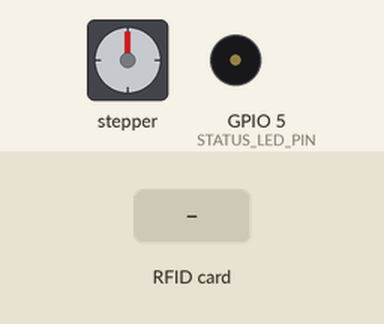
Recording of a sketch running on a simulated ESP8266 (NodeMCU). Parts: stepper motor, buzzer (waves = sounding). Wiring (inferred from the names in the program): stepper motor (2048 steps per turn assumed): coils GPIO 0, GPIO 2, GPIO 15, GPIO 3. The test bench sets the inputs (shaded band). WiFi joins after 1.5 s; servers stay silent unless stated; uploads are accepted with an empty reply; what the sketch prints to the serial monitor is not drawn.

Above: at 3.0 s.
3.1 s: RFID card 5E 7A 19 C4 held to the reader
At 3.46 s:
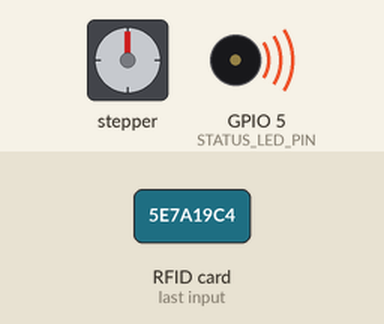
Timing chart, 0 to 6.1 s (numbered marks = the images above; inputs shaded):
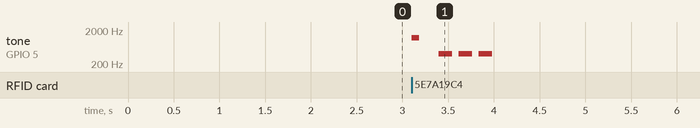

The sketch:

FitGate.ino
```cpp
#include <ESP8266WiFi.h>
#include <ESP8266HTTPClient.h>
#include <ArduinoJson.h>
#include <SPI.h>
#include <MFRC522.h>
#include <Stepper.h>

// ===================== CONFIG =====================
const char* ssid = "iPhone";
const char* password = "tulsaking";
const char* firebaseUrlVerify = "https://europe-west1-fitgate-iot.cloudfunctions.net/verifyLockerAccess";
const char* firebaseUrlComplete = "https://europe-west1-fitgate-iot.cloudfunctions.net/completeLockerRequest";
const char* firebaseUrlHealth = "https://europe-west1-fitgate-iot.cloudfunctions.net/healthCheck";
const char* firestoreListUrl = "https://firestore.googleapis.com/v1/projects/fitgate-iot/databases/(default)/documents/lockerOpenRequests?pageSize=5&orderBy=requestedAt%20desc";
const char* LOCKER_ID = "2FGYXSAkk3ip944zwzGs";

// RC522: SS na D2, RST na 3V3
#define RC522_SS_PIN   4      // D2 GPIO4
#define RC522_RST_PIN  -1     // RST na 3V3

// LED + buzzer
#define STATUS_LED_PIN 5   // D1
#define BUZZER_PIN     5      // D1 GPIO5

// STEPPER (ULN2003) - BEZ TX, BEZ SPI konflikta
// IN1 -> D3 (GPIO0)
// IN2 -> D4 (GPIO2)
// IN3 -> D8 (GPIO15)
// IN4 -> RX (GPIO3)
#define ST_IN1 0              // D3
#define ST_IN2 2              // D4
#define ST_IN3 15             // D8
#define ST_IN4 3              // RX

const int STEPS_PER_REV = 2048;
const int MOTOR_RPM = 8;
const int UNLOCK_STEPS = 512;

const unsigned long POLL_INTERVAL_MS = 8000;
const unsigned long WIFI_RETRY_MS = 8000;
const unsigned long OPEN_HOLD_MS = 5000;
const unsigned long HTTP_TIMEOUT_MS = 5000;
const unsigned long RFID_RESET_INTERVAL_MS = 30000;

MFRC522 rfid(RC522_SS_PIN, RC522_RST_PIN);
WiFiClientSecure client;
Stepper stepperMotor(STEPS_PER_REV, ST_IN1, ST_IN3, ST_IN2, ST_IN4);

enum class LockerState : uint8_t { IDLE = 0, OPENING, HOLD_OPEN, CLOSING };
LockerState lockerState = LockerState::IDLE;

bool requestInProgress = false;
String lastHandledRequestId = "";
unsigned long stateStartedMs = 0, lastPollMs = 0, lastWiFiAttemptMs = 0, lastRfidResetMs = 0;

// ===================== UTIL =====================
String uidToHexUpper(const MFRC522::Uid &uid) {
  String s;
  s.reserve(uid.size * 2);
  for (byte i = 0; i < uid.size; i++) {
    if (uid.uidByte[i] < 0x10) s += "0";
    s += String(uid.uidByte[i], HEX);
  }
  s.toUpperCase();
  return s;
}

const bool LED_ACTIVE_LOW = true; // stavi false ako prevežeš LED da bude normalna (active-HIGH)

void ledOn()  { digitalWrite(STATUS_LED_PIN, LED_ACTIVE_LOW ? LOW  : HIGH); }
void ledOff() { digitalWrite(STATUS_LED_PIN, LED_ACTIVE_LOW ? HIGH : LOW ); }

// ===================== HTTP =====================
int httpRequest(const char* url, const String& payload = "", bool isPost = false) {
  if (WiFi.status() != WL_CONNECTED) return 0;
  HTTPClient http;
  http.begin(client, url);
  http.setTimeout(HTTP_TIMEOUT_MS);
  if (isPost) http.addHeader("Content-Type", "application/json");
  int code = isPost ? http.POST(payload) : http.GET();
  http.end();
  return code;
}

String httpPostString(const char* url, const String& payload) {
  if (WiFi.status() != WL_CONNECTED) return "";
  HTTPClient http;
  http.begin(client, url);
  http.setTimeout(HTTP_TIMEOUT_MS);
  http.addHeader("Content-Type", "application/json");
  int code = http.POST(payload);
  String response = (code == 200) ? http.getString() : "";
  http.end();
  return response;
}

String httpGetString(const char* url) {
  if (WiFi.status() != WL_CONNECTED) return "";
  HTTPClient http;
  http.begin(client, url);
  http.setTimeout(HTTP_TIMEOUT_MS);
  int code = http.GET();
  String response = (code == 200) ? http.getString() : "";
  http.end();
  return response;
}

// ===================== FIREBASE =====================
bool verifyAccess(const String &cardId) {
  StaticJsonDocument<200> doc;
  doc["cardId"] = cardId;
  doc["lockerId"] = LOCKER_ID;

  String payload;
  serializeJson(doc, payload);

  String response = httpPostString(firebaseUrlVerify, payload);
  if (response.length() == 0) return false;

  StaticJsonDocument<512> resp;
  if (deserializeJson(resp, response) == DeserializationError::Ok) {
    bool authorized = resp["authorized"] | false;
    Serial.print("[API] ");
    Serial.println(authorized ? "YES" : "NO");
    return authorized;
  }
  return false;
}

void markLockerRequestCompleted(const String &requestId) {
  String payload = "{\"requestId\":\"" + requestId + "\"}";
  if (httpRequest(firebaseUrlComplete, payload, true) == 200) {
    Serial.println("[API] completed");
  }
}

// ===================== LOCKER =====================
void startUnlockSequence() {
  if (requestInProgress) return;
  requestInProgress = true;
  lockerState = LockerState::OPENING;
  stateStartedMs = millis();

  ledOn();
  tone(BUZZER_PIN, 1800, 120);
  unsigned long start = millis();
  while (millis() - start < 140) yield();

  Serial.println(">>> ACCESS GRANTED <<<");
}

void startDenySequence() {
  Serial.println(">>> ACCESS DENIED <<<");
  for (int i = 0; i < 3; i++) {
    tone(BUZZER_PIN, 400, 150);
    unsigned long start = millis();
    while (millis() - start < 220) yield();
  }
  for (int i = 0; i < 5; i++) {
    ledOn();
    unsigned long start = millis();
    while (millis() - start < 120) yield();
    ledOff();
    start = millis();
    while (millis() - start < 120) yield();
  }
}

void motorRelease() {
  digitalWrite(ST_IN1, LOW);
  digitalWrite(ST_IN2, LOW);
  digitalWrite(ST_IN3, LOW);
  digitalWrite(ST_IN4, LOW);
}

void motorStep(int steps) {
  stepperMotor.setSpeed(MOTOR_RPM);

  int dir = (steps >= 0) ? 1 : -1;
  int count = abs(steps);

  for (int i = 0; i < count; i++) {
    stepperMotor.step(dir); // 1 korak
    yield();                // sprijeci WDT reset
    ESP.wdtFeed();
  }

  motorRelease();
}


void tickLockerStateMachine() {
  unsigned long now = millis();
  switch (lockerState) {
    case LockerState::IDLE: return;

    case LockerState::OPENING:
      motorStep(+UNLOCK_STEPS);
      lockerState = LockerState::HOLD_OPEN;
      stateStartedMs = now;
      return;

    case LockerState::HOLD_OPEN:
      if (now - stateStartedMs >= OPEN_HOLD_MS) {
        lockerState = LockerState::CLOSING;
        stateStartedMs = now;
      }
      return;

    case LockerState::CLOSING:
      motorStep(-UNLOCK_STEPS);
      ledOff();
      lockerState = LockerState::IDLE;
      requestInProgress = false;

      // PATCH: nakon motora “osvježi” RFID (pomaže u praksi)
      SPI.begin();
      rfid.PCD_Init();
      rfid.PCD_StopCrypto1();

      Serial.println(">>> DONE <<<");
      return;
  }
}

// ===================== POLLING =====================
void pollLockerOpenRequests() {
  if (WiFi.status() != WL_CONNECTED || requestInProgress) return;

  String response = httpGetString(firestoreListUrl);
  if (response.length() == 0) return;

  StaticJsonDocument<4096> doc;
  if (deserializeJson(doc, response) != DeserializationError::Ok) return;

  for (JsonObject d : doc["documents"].as<JsonArray>()) {
    if ((String)d["fields"]["lockerId"]["stringValue"] != LOCKER_ID) continue;
    if ((String)d["fields"]["status"]["stringValue"] != "pending") continue;

    String docName = d["name"].as<String>();
    int lastSlash = docName.lastIndexOf('/');
    String requestId = lastSlash >= 0 ? docName.substring(lastSlash + 1) : "";

    if (requestId.length() == 0 || requestId == lastHandledRequestId) continue;

    lastHandledRequestId = requestId;
    Serial.println("[API] open request");

    markLockerRequestCompleted(requestId);
    startUnlockSequence();
    break;
  }
}

// ===================== WIFI =====================
void ensureWiFiConnected() {
  if (WiFi.status() == WL_CONNECTED) return;
  unsigned long now = millis();
  if (now - lastWiFiAttemptMs < WIFI_RETRY_MS) return;
  lastWiFiAttemptMs = now;
  WiFi.begin(ssid, password);
}

// ===================== RFID =====================
void resetRfidIfNeeded() {
  unsigned long now = millis();
  if (now - lastRfidResetMs < RFID_RESET_INTERVAL_MS) return;
  lastRfidResetMs = now;
  rfid.PCD_Init();
  yield();
}

// ===================== SETUP =====================
void setup() {
  Serial.begin(9600);
  delay(50);


  pinMode(STATUS_LED_PIN, OUTPUT);
  pinMode(BUZZER_PIN, OUTPUT);
  ledOff();

  pinMode(ST_IN1, OUTPUT);
  pinMode(ST_IN2, OUTPUT);
  pinMode(ST_IN3, OUTPUT);
  pinMode(ST_IN4, OUTPUT);
  motorRelease();

  SPI.begin();
  rfid.PCD_Init();

  client.setInsecure();
  client.setTimeout(HTTP_TIMEOUT_MS);

  Serial.println("Connecting to WiFi...");
  WiFi.begin(ssid, password);
  for (int i = 0; i < 20 && WiFi.status() != WL_CONNECTED; i++) {
    delay(300);
    Serial.print(".");
    ESP.wdtFeed();
  }

  if (WiFi.status() == WL_CONNECTED) {
    Serial.print("\nWiFi: ");
    Serial.println(WiFi.localIP());
    if (httpRequest(firebaseUrlHealth) == 200) Serial.println("Firebase OK");
  } else {
    Serial.println("\n[WiFi] retry in loop");
  }

  Serial.println("Ready...");
  lastRfidResetMs = millis();
}

// ===================== LOOP =====================
void loop() {
  ESP.wdtFeed();

  ensureWiFiConnected();
  tickLockerStateMachine();
  resetRfidIfNeeded();

  if (!requestInProgress && rfid.PICC_IsNewCardPresent() && rfid.PICC_ReadCardSerial()) {
    String cardId = uidToHexUpper(rfid.uid);

    tone(BUZZER_PIN, 1200, 80);
    unsigned long start = millis();
    while (millis() - start < 90) yield();

    Serial.print("[RFID] Kartica: ");
    Serial.println(cardId);

    bool authorized = verifyAccess(cardId);
    if (authorized) startUnlockSequence();
    else startDenySequence();

    rfid.PICC_HaltA();
    rfid.PCD_StopCrypto1();

    start = millis();
    while (millis() - start < 200) yield();
  }

  unsigned long now = millis();
  if (now - lastPollMs >= POLL_INTERVAL_MS) {
    lastPollMs = now;
    pollLockerOpenRequests();
  }

  yield();
}
```

Measured:
- after the input at 3.1 s, tone on GPIO 5 (STATUS_LED_PIN): plays 1200 Hz for 0.08 s, 400 Hz for 0.15 s, 400 Hz for 0.15 s, 400 Hz for 0.15 s, starting at once
